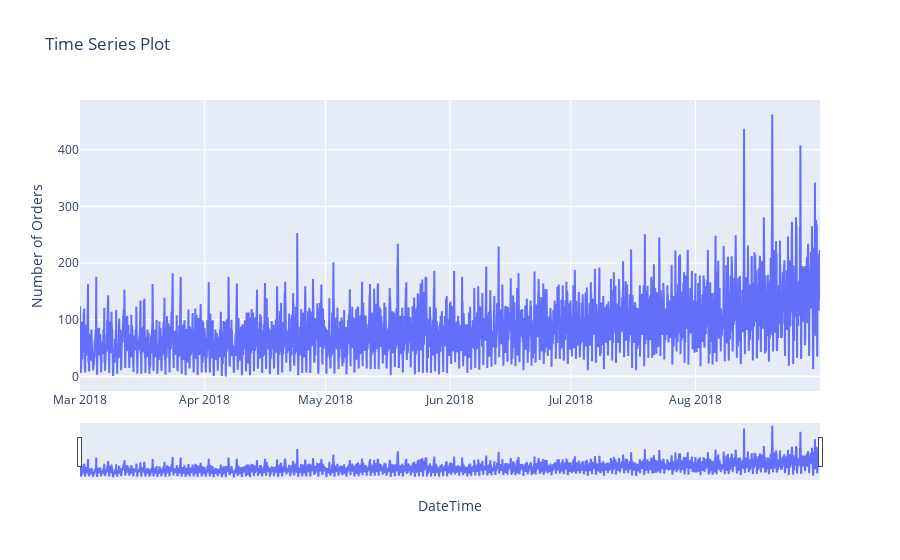

Source (notebook cell):
### Code cell
def series_plot(data):
    
    data_local = data.copy()
    
    fig = go.Figure()
    
    for column in data_local.columns:
        
        fig.add_trace(go.Scatter(x=data_local.index,
                                 y=data_local[column],
                                 mode='lines',
                                 name=column))
    
    fig.update_layout(title='Time Series Plot',
                      xaxis_title='DateTime',
                      yaxis_title='Number of Orders')

    fig.update_xaxes(rangeslider_visible=True)
    fig.show()

series_plot(df)

### Figure 1 — Plotly figure (JSON) as saved in the notebook; plotly's stock layout.template omitted (floating-point values rounded to 4 significant figures; data arrays with more than 128 entries replaced by an {"elided": "..."} marker saying what was removed)
{"data": [{"mode": "lines", "name": "num_orders", "type": "scatter", "x": {"elided": "4416 str values"}, "y": {"elided": "4416 int values"}}], "layout": {"title": {"text": "Time Series Plot"}, "xaxis": {"rangeslider": {"visible": true}, "title": {"text": "DateTime"}}, "yaxis": {"title": {"text": "Number of Orders"}}}}
